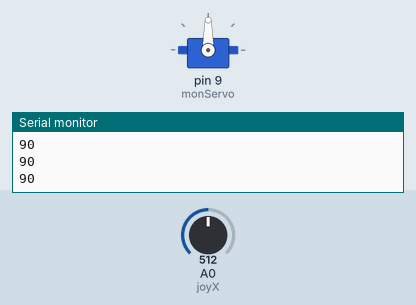
Simulated run of this sketch. Board: Arduino Uno, built with avr-gcc and run on an emulated ATmega328P. Shown: servo, the last lines printed to the serial monitor. The inputs (shaded band) are chosen by the test bench; at power-on: A0 (joyX) = 512.

Above: at 1.2 s.
1.3 s: A0 (joyX) set to 716
At 2.5 s:
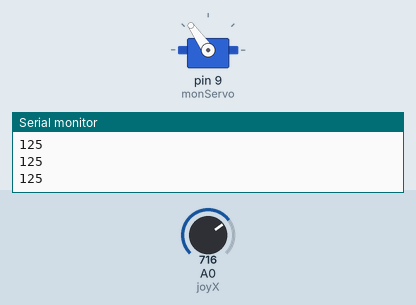
2.8 s: A0 (joyX) set to 900
At 3.1 s:
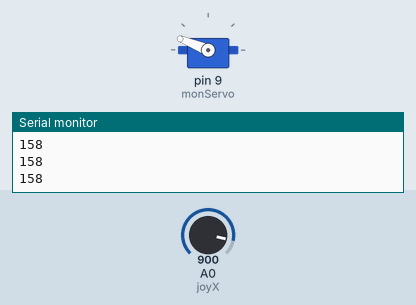
4.3 s: A0 (joyX) set to 1023
At 4.7 s:
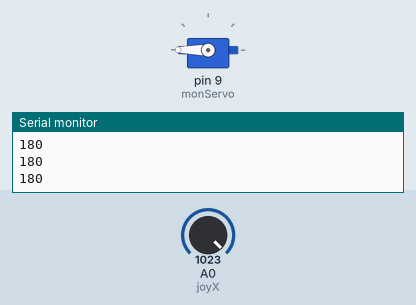
5.8 s: A0 (joyX) set to 306
At 6.2 s:
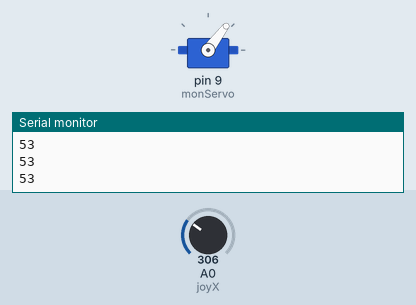
7.3 s: A0 (joyX) set to 122
At 8.3 s:
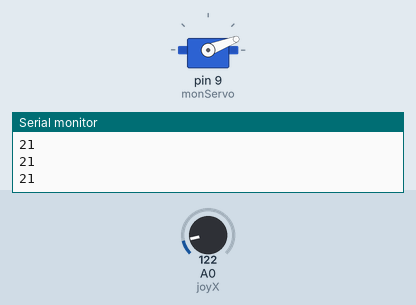
8.8 s: A0 (joyX) set to 0
At 9.9 s:
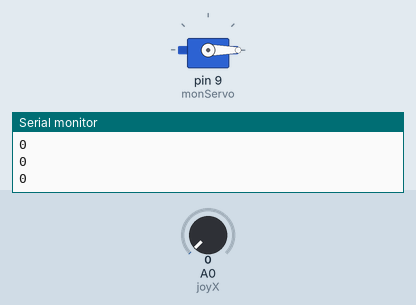
Timing chart, 0 to 11.3 s (numbered marks = the images above; inputs shaded):
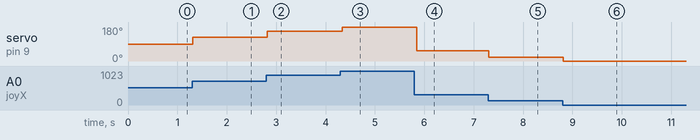

Measured:
- after the input at 1.3 s, servo on pin 9 (monServo): 90° → 125° at once
- after the input at 2.8 s, servo on pin 9 (monServo): 125° → 158° at once
- after the input at 4.3 s, servo on pin 9 (monServo): 158° → 180° at once
- after the input at 5.8 s, servo on pin 9 (monServo): 180° → 53° after 0.05 s
- after the input at 7.3 s, servo on pin 9 (monServo): 53° → 21° at once
- after the input at 8.8 s, servo on pin 9 (monServo): 21° → 0° at once

The sketch:

joysticks_control.ino
```cpp
#include <Servo.h>  // Inclusion de la bibliothèque Servo
Servo monServo;     // Création d'un objet Servo
const int joyX = A0; // Broche analogique utilisée pour lire l'axe X du joystick
void setup() {
  Serial.begin(9600);   // Initialisation de la communication série (pour Python)
  monServo.attach(9);   // Le servo est connecté à la broche numérique D9
}
void loop() {
  int val = analogRead(joyX);             // Lire la position horizontale du joystick (0 à 1023)
  int angle = map(val, 0, 1023, 0, 180);  // Convertir la valeur lue en angle (0° à 180°)
  Serial.println(angle);  // Envoyer la valeur de l'angle au port série (pour affichage ou interface Python)
  monServo.write(angle);  // Appliquer l'angle au servo pour le faire tourner
  delay(50);              // Pause de 50 ms pour lisser le signal (éviter les secousses)
}
```
